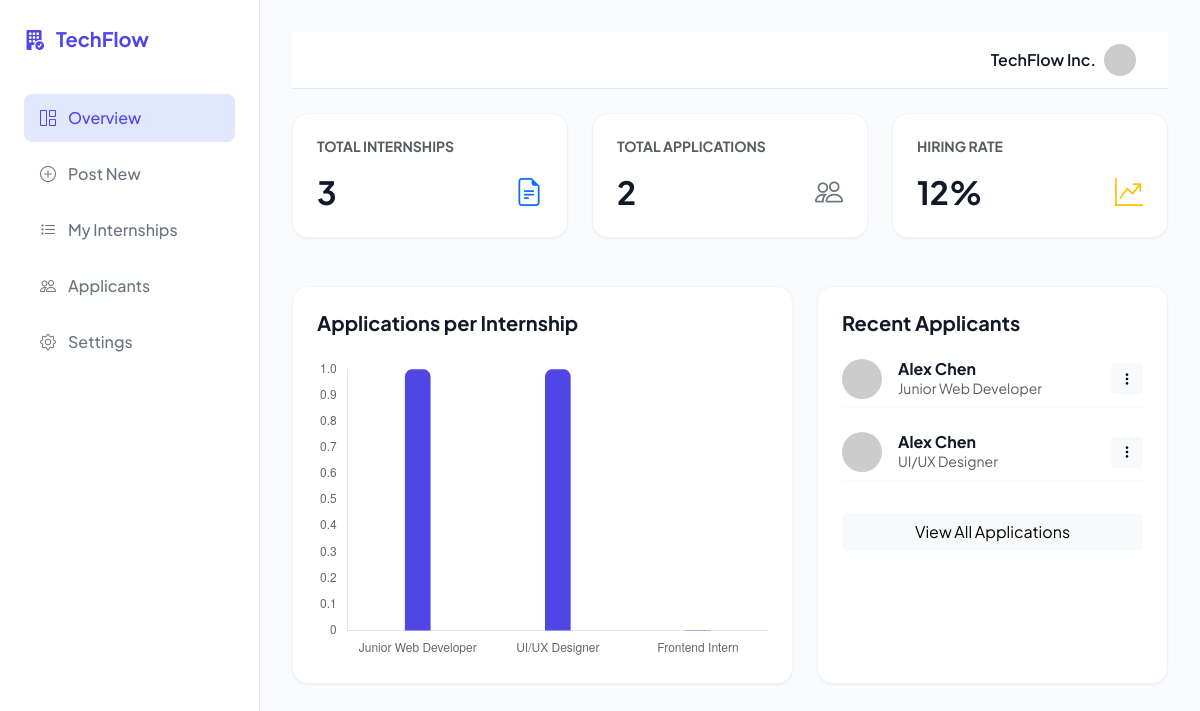
The page /company_dashboard.php on the database its author committed.
### tables this page shows
CREATE TABLE IF NOT EXISTS applications (
    id INT AUTO_INCREMENT PRIMARY KEY,
    internship_id INT,
    student_id INT,
    status ENUM('Pending', 'Approved', 'Rejected') DEFAULT 'Pending',
    applied_at TIMESTAMP DEFAULT CURRENT_TIMESTAMP,
    FOREIGN KEY (internship_id) REFERENCES internships(id) ON DELETE CASCADE,
    FOREIGN KEY (student_id) REFERENCES users(id) ON DELETE CASCADE
);

CREATE TABLE IF NOT EXISTS users (
    id INT AUTO_INCREMENT PRIMARY KEY,
    name VARCHAR(255) NOT NULL,
    email VARCHAR(255) NOT NULL UNIQUE,
    password VARCHAR(255) NOT NULL,
    role ENUM('Admin', 'Company', 'Student') NOT NULL,
    pfp VARCHAR(255) DEFAULT 'default_pfp.png',
    created_at TIMESTAMP DEFAULT CURRENT_TIMESTAMP
);

CREATE TABLE IF NOT EXISTS internships (
    id INT AUTO_INCREMENT PRIMARY KEY,
    company_id INT,
    title VARCHAR(255) NOT NULL,
    description TEXT NOT NULL,
    requirements TEXT,  
    duration VARCHAR(100),
    deadline DATE,
    company_name VARCHAR(255),
    status ENUM('Active', 'Expired') DEFAULT 'Active',
    created_at TIMESTAMP DEFAULT CURRENT_TIMESTAMP,
    FOREIGN KEY (company_id) REFERENCES users(id) ON DELETE CASCADE
);

### company_dashboard.php (the view, shortened to what this page needs)
<?php
require 'includes/db.php';
$company_id = $_SESSION['user_id'];
$stmt = $pdo->prepare("SELECT COUNT(*) as total FROM internships WHERE company_id = ?");
$stmt->execute([$company_id]);
$total_internships = $stmt->fetch()['total'];
$stmt = $pdo->prepare("SELECT COUNT(*) as total FROM applications a JOIN internships i ON a.internship_id = i.id WHERE i.company_id = ?");
$stmt->execute([$company_id]);
$total_applications = $stmt->fetch()['total'];
$stmt = $pdo->prepare("SELECT i.title, COUNT(a.id) as count FROM internships i LEFT JOIN applications a ON i.id = a.internship_id WHERE i.company_id = ? GROUP BY i.id");
$stmt->execute([$company_id]);
$chart_data = $stmt->fetchAll();
$stmt = $pdo->prepare("SELECT a.*, u.name as student_name, u.email as student_email, i.title as pos, sp.cv_url
                       FROM applications a
                       JOIN users u ON a.student_id = u.id
                       JOIN internships i ON a.internship_id = i.id
                       LEFT JOIN student_profiles sp ON u.id = sp.user_id
                       WHERE i.company_id = ? ORDER BY applied_at DESC LIMIT 5");
$stmt->execute([$company_id]);
$recent_apps = $stmt->fetchAll();
?>
<!DOCTYPE html>
<html lang="en">
<head>
    <link href="https://cdn.jsdelivr.net/npm/bootstrap@5.3.0/dist/css/bootstrap.min.css" rel="stylesheet">
    <link rel="stylesheet" href="assets/css/saas-style.css">
    <link rel="stylesheet" href="https://cdn.jsdelivr.net/npm/bootstrap-icons@1.11.1/font/bootstrap-icons.css">
</head>
<body>
<div class="dashboard-wrapper">
    <aside class="sidebar">
        <div class="sidebar-logo">
            <i class="bi bi-building-fill-check"></i> TechFlow
        </div>
        <nav class="d-flex flex-column h-100">
            <a href="company_dashboard.php" class="nav-item active"><i class="bi bi-grid-1x2"></i> Overview</a>
            <a href="post_internship.php" class="nav-item"><i class="bi bi-plus-circle"></i> Post New</a>
            <a href="manage_internships.php" class="nav-item"><i class="bi bi-list-task"></i> My Internships</a>
            <a href="all_applications.php" class="nav-item"><i class="bi bi-people"></i> Applicants</a>
            <a href="settings.php" class="nav-item"><i class="bi bi-gear"></i> Settings</a>
        </nav>
    </aside>
    <main class="main-content">
        <header class="top-navbar mb-4">
            <div class="d-flex align-items-center gap-2">
                <span class="fw-semibold"><?php echo htmlspecialchars($_SESSION['company_name'] ?? $_SESSION['name']); ?></span>
                <img src="https://ui-avatars.com/api/?name=<?php echo urlencode($_SESSION['company_name'] ?? $_SESSION['name']); ?>&background=10b981&color=fff" class="rounded-circle" width="32">
            </div>
        </header>
        <div class="row g-4 mb-5">
            <div class="col-md-4">
                <div class="glass-card">
                    <h6 class="text-muted small fw-bold text-uppercase mb-3">Total Internships</h6>
                    <div class="d-flex align-items-center justify-content-between">
                        <h2 class="fw-bold mb-0"><?php echo $total_internships; ?></h2>
                        <i class="bi bi-file-earmark-text text-primary fs-3"></i>
                    </div>
                </div>
            </div>
            <div class="col-md-4">
                <div class="glass-card">
                    <h6 class="text-muted small fw-bold text-uppercase mb-3">Total Applications</h6>
                    <div class="d-flex align-items-center justify-content-between">
                        <h2 class="fw-bold mb-0"><?php echo $total_applications; ?></h2>
                        <i class="bi bi-people text-secondary fs-3"></i>
                    </div>
                </div>
            </div>
            <div class="col-md-4">
                <div class="glass-card">
                    <h6 class="text-muted small fw-bold text-uppercase mb-3">Hiring Rate</h6>
                    <div class="d-flex align-items-center justify-content-between">
                        <h2 class="fw-bold mb-0">12%</h2>
                        <i class="bi bi-graph-up-arrow text-warning fs-3"></i>
                    </div>
                </div>
            </div>
        </div>
        <div class="row">
            <div class="col-lg-7 mb-4">
                <div class="glass-card h-100">
                    <h5 class="fw-bold mb-4">Applications per Internship</h5>
                    <div class="chart-container">
                        <canvas id="appsChart"></canvas>
                    </div>
                </div>
            </div>
            <div class="col-lg-5 mb-4">
                <div class="glass-card h-100">
                    <h5 class="fw-bold mb-4">Recent Applicants</h5>
                    <?php if(empty($recent_apps)): ?>
                        <p class="text-muted">No applications yet.</p>
                    <?php else: foreach($recent_apps as $app): ?>
                        <div class="d-flex align-items-center justify-content-between mb-4 pb-2 border-bottom border-light">
                            <div class="d-flex align-items-center gap-3">
                                <img src="https://ui-avatars.com/api/?name=<?php echo urlencode($app['student_name']); ?>&background=random" class="rounded-circle" width="40">
                                <div>
                                    <h6 class="mb-0 fw-bold"><?php echo $app['student_name']; ?></h6>
                                    <p class="small text-muted mb-0"><?php echo $app['pos']; ?></p>
                                </div>
                            </div>
                            <div class="dropdown">
                                <button class="btn btn-sm btn-light" type="button" data-bs-toggle="dropdown"><i class="bi bi-three-dots-vertical"></i></button>
                            </div>
                        </div>
                    <?php endforeach; endif; ?>
                    <a href="all_applications.php" class="btn btn-light w-100 mt-2">View All Applications</a>
                </div>
            </div>
        </div>
    </main>
</div>
<script>
const ctx = document.getElementById('appsChart').getContext('2d');
new Chart(ctx, {
    type: 'bar',
    data: {
        labels: <?php echo json_encode(array_column($chart_data, 'title')); ?>,
        datasets: [{
            label: '# of Applications',
            data: <?php echo json_encode(array_column($chart_data, 'count')); ?>,
            backgroundColor: '#4f46e5',
            borderRadius: 8,
            barThickness: 25
        }]
    },
    options: {
        responsive: true,
        maintainAspectRatio: false,
        plugins: { legend: { display: false } },
        scales: {
            y: { beginAtZero: true, grid: { display: false } },
            x: { grid: { display: false } }
        }
    }
});
</script>
</body>
</html>

### assets/css/saas-style.css (style rules this page uses)
:root { --primary: #4f46e5; --primary-light: #e0e7ff; --secondary: #10b981; --bg-light: #f9fafb; --bg-white: #ffffff; --text-dark: #111827; --text-muted: #6b7280; --sidebar-width: 260px; --transition: all 0.3s cubic-bezier(0.4, 0, 0.2, 1); --shadow-sm: 0 1px 2px 0 rgb(0 0 0 / 0.05); --shadow-md: 0 4px 6px -1px rgb(0 0 0 / 0.1), 0 2px 4px -2px rgb(0 0 0 / 0.1); }
body { font-family: 'Plus Jakarta Sans', sans-serif; background-color: var(--bg-light); color: var(--text-dark); overflow-x: hidden; }
.dashboard-wrapper { display: flex; min-height: 100vh; }
.sidebar { width: var(--sidebar-width); background: var(--bg-white); border-right: 1px solid #e5e7eb; padding: 1.5rem; position: fixed; height: 100vh; z-index: 50; transition: var(--transition); }
.sidebar-logo { font-size: 1.25rem; font-weight: 700; color: var(--primary); display: flex; align-items: center; gap: 0.75rem; margin-bottom: 2.5rem; }
.nav-item { display: flex; align-items: center; gap: 0.75rem; padding: 0.75rem 1rem; border-radius: 0.5rem; color: var(--text-muted); text-decoration: none; font-weight: 500; margin-bottom: 0.5rem; transition: var(--transition); }
.nav-item:hover, .nav-item.active { background: var(--primary-light); color: var(--primary); }
.main-content { margin-left: var(--sidebar-width); flex: 1; padding: 2rem; }
.top-navbar { background: var(--bg-white); padding: 0.75rem 2rem; border-bottom: 1px solid #e5e7eb; display: flex; justify-content: flex-end; align-items: center; gap: 1.5rem; position: sticky; top: 0; z-index: 40; }
.glass-card { background: var(--bg-white); border-radius: 1rem; border: 1px solid #f3f4f6; padding: 1.5rem; box-shadow: var(--shadow-sm); transition: var(--transition); }
.chart-container { height: 300px; position: relative; }

### rows shown on the page
applications: student.name "Alex Chen", internship.title "Junior Web Developer"
applications: student.name "Alex Chen", internship.title "UI/UX Designer"

### other values the page prints
$_SESSION['company_name'] "TechFlow Inc."
$total_internships "3"
$total_applications "2"
chart data {{ json_encode(array_column($chart_data, 'count')) }} [1,1,0]
